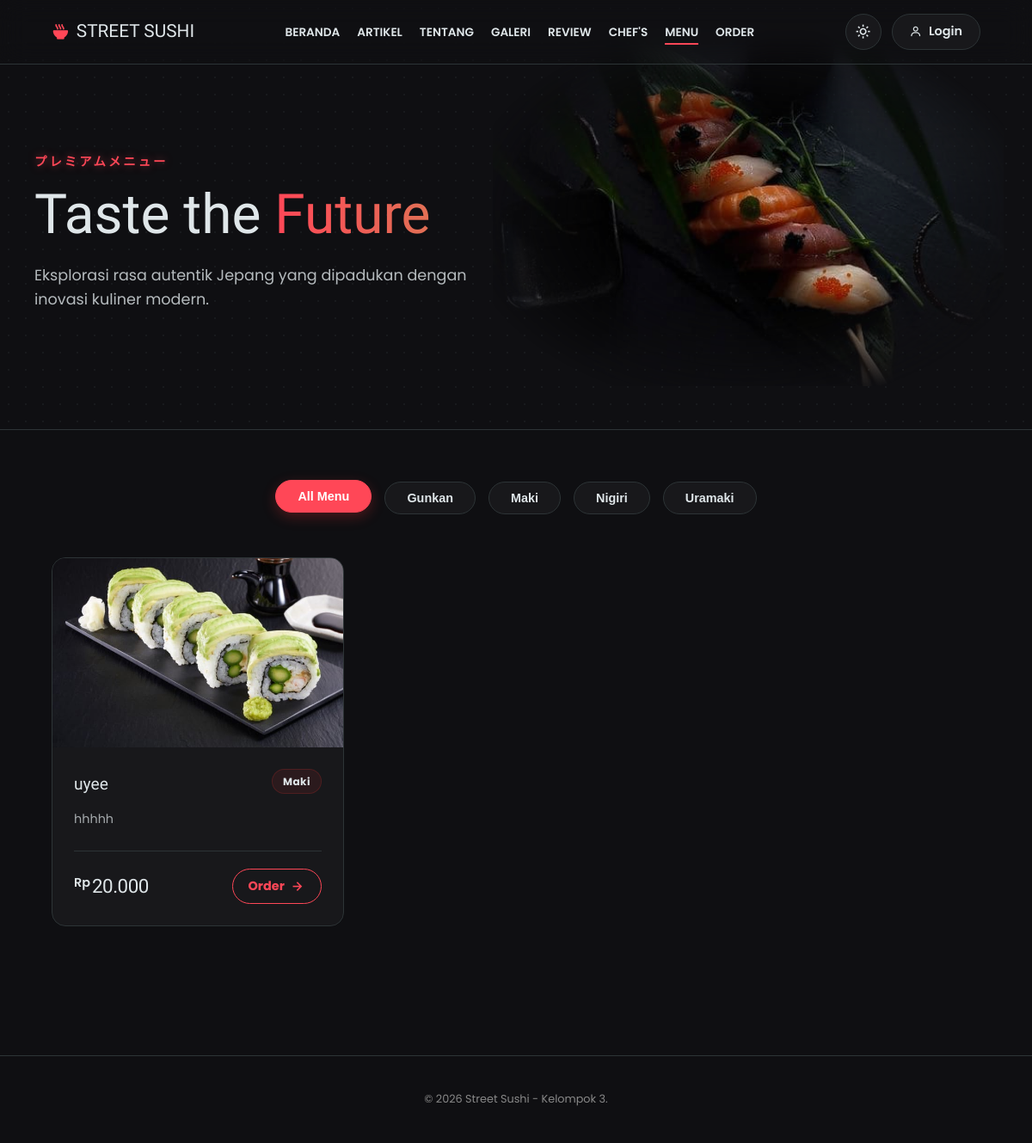
Page /menu.php on the committed database.
### tables this page shows
CREATE TABLE `categories` (
  `id` int NOT NULL,
  `name` varchar(50) NOT NULL
);

CREATE TABLE `menu_items` (
  `id` int NOT NULL,
  `category_id` int DEFAULT NULL,
  `name` varchar(100) NOT NULL,
  `description` text,
  `base_price` decimal(10,2) NOT NULL,
  `image` varchar(255) DEFAULT NULL,
  `is_available` tinyint(1) DEFAULT '1'
);

### menu.php (the view, shortened to what this page needs)
<?php
$currentPage = "menu";
include 'config/db.php';
include 'includes/header.php';
$query = "SELECT m.*, c.name as category_name
            FROM menu_items m
            LEFT JOIN categories c ON m.category_id = c.id
            ORDER BY m.id DESC";
$result = mysqli_query($conn, $query);
$cat_query = "SELECT * FROM categories ORDER BY name ASC";
$cat_result = mysqli_query($conn, $cat_query);
?>
<link rel="stylesheet" href="assets/css/menu.css">
<header class="menu-hero">
  <div class="hero-menu-image">
    <img src="assets/images/menu/gambar2.jpg" alt="Premium Sushi Platter">
  </div>
  <div class="hero-content text-center">
    <span class="japanese-tag">プレミアムメニュー</span>
    <h1>Taste the <span class="text-gradient">Future</span></h1>
    <p>Eksplorasi rasa autentik Jepang yang dipadukan dengan inovasi kuliner modern.</p>
  </div>
</header>
<main class="container-menu">
  <div class="category-filter">
    <button class="filter-btn active" data-filter="all">All Menu</button>
    <?php
    if (mysqli_num_rows($cat_result) > 0) {
      while ($cat = mysqli_fetch_assoc($cat_result)) {
        echo '<button class="filter-btn" data-filter="' . $cat['id'] . '">' . $cat['name'] . '</button>';
      }
    }
    ?>
  </div>
  <div class="menu-grid">
    <?php
    if (mysqli_num_rows($result) > 0) {
      while ($row = mysqli_fetch_assoc($result)) {
        $price = number_format($row['base_price'], 0, ',', '.');
        $img_src = "assets/images/menu/Default.jpg";
        if (!empty($row['image'])) {
            if (file_exists("assets/uploads/" . $row['image'])) {
                $img_src = "assets/uploads/" . $row['image'];
            }
            elseif (file_exists("assets/images/menu/" . $row['image'])) {
                $img_src = "assets/images/menu/" . $row['image'];
            }
            elseif (file_exists("assets/images/" . $row['image'])) {
                $img_src = "assets/images/" . $row['image'];
            }
        }
    ?>
        <div class="menu-card" data-category="<?php echo $row['category_id']; ?>">
          <div class="card-img-wrapper">
            <img src="<?php echo $img_src; ?>" alt="<?php echo $row['name']; ?>" loading="lazy">
          </div>
          <div class="card-info">
            <div class="info-header">
              <h3><?php echo $row['name']; ?></h3>
              <span class="jp-name"><?php echo isset($row['category_name']) ? $row['category_name'] : 'Menu'; ?></span>
            </div>
            <p class="desc"><?php echo $row['description']; ?></p>
            <div class="price-action">
              <div class="price-tag">
                <span class="currency">Rp</span>
                <span class="amount"><?php echo $price; ?></span>
              </div>
              <a href="order.php" class="order-btn">
                Order <i class='bx bx-right-arrow-alt'></i>
              </a>
            </div>
          </div>
        </div>
    <?php
      }
    } else {
      echo "<p style='text-align:center; width:100%; color:#92929f; padding:50px; font-style:italic;'>Belum ada menu yang tersedia saat ini.</p>";
    }
    ?>
  </div>
</main>
<?php include 'includes/footer.php'; ?>

### includes/header.php (shortened to what this page needs)
<!DOCTYPE html>
<html lang="id" data-theme="dark">
<head>
  <link rel="stylesheet" href="assets/css/page.css">
  <link rel="stylesheet" href="assets/css/navbar.css">
  <link href="https://unpkg.com/boxicons@2.1.4/css/boxicons.min.css" rel="stylesheet">
</head>
<body>
  <nav class="navbar">
    <div class="logo">
      <i class="bx bxs-bowl-hot"></i> STREET SUSHI
    </div>
    <ul class="nav-links" id="nav-menu">
      <li>
        <a href="index.php" class="<?php echo ($currentPage == 'home') ? 'active' : ''; ?>">Beranda</a>
      </li>
      <li>
        <a href="artikel.php" class="<?php echo ($currentPage == 'artikel') ? 'active' : ''; ?>">Artikel</a>
      </li>
      <li>
        <a href="about.php" class="<?php echo ($currentPage == 'about') ? 'active' : ''; ?>">Tentang</a>
      </li>
      <li>
        <a href="galeri.php" class="<?php echo ($currentPage == 'galeri') ? 'active' : ''; ?>">Galeri</a>
      </li>
      <li>
        <a href="review.php" class="<?php echo ($currentPage == 'review') ? 'active' : ''; ?>">Review</a>
      </li>
      <li>
        <a href="chef.php" class="<?php echo ($currentPage == 'chef') ? 'active' : ''; ?>">Chef's</a>
      </li>
       <li>
        <a href="menu.php" class="<?php echo ($currentPage == 'menu') ? 'active' : ''; ?>">Menu</a>
      </li>
       <li>
        <a href="order.php" class="<?php echo ($currentPage == 'order') ? 'active' : ''; ?>">Order</a>
      </li>
    </ul>
    <div class="nav-actions">
      <button id="theme-toggle" class="theme-btn">
        <i class="bx bx-moon" id="theme-icon"></i>
      </button>
      <a href="admin/login.php" class="login-nav-btn">
        <i class="bx bx-user"></i>
        <span class="login-text">Login</span>
      </a>
    </div>
  </nav>

### includes/footer.php (shortened to what this page needs)
<footer>
    <p>&copy; <?php echo date("Y"); ?> Street Sushi - Kelompok 3.</p>
  </footer>
</body>
</html>

### assets/css/page.css (style rules this page uses)
:root { --bg-color: #f0f2f5; --text-color: #2d3436; --card-bg: #ffffff; --accent: #d63031; --border-color: #b2bec3; --shadow-soft: 0 4px 20px rgba(0, 0, 0, 0.05); --shadow-hover: 0 10px 25px rgba(0, 0, 0, 0.1); --glow: none; --status-bg: #ffffff; }
[data-theme="dark"] { --bg-color: #0f0f12; --text-color: #dfe6e9; --card-bg: #18181b; --accent: #ff4757; --border-color: #2d3436; --shadow-soft: 0 10px 40px rgba(0, 0, 0, 0.3); --shadow-hover: 0 0 20px rgba(255, 71, 87, 0.4); --glow: 0 0 10px rgba(255, 71, 87, 0.5); --status-bg: #18181b; }
* { margin: 0; padding: 0; box-sizing: border-box; transition: all 0.3s cubic-bezier(0.25, 0.8, 0.25, 1); }
body { font-family: 'Poppins', sans-serif; background-color: var(--bg-color); color: var(--text-color); line-height: 1.6; overflow-x: hidden; }
h1, h2, h3 { font-weight: 400; }
.hero-content { max-width: 550px; z-index: 2; }
.japanese-tag { color: var(--accent); font-weight: 800; letter-spacing: 2px; font-size: 0.85rem; display: block; margin-bottom: 10px; text-shadow: var(--glow); }
.menu-grid { display: grid; grid-template-columns: repeat(auto-fit, minmax(250px, 1fr)); gap: 25px; }
footer { text-align: center; padding: 40px; border-top: 1px solid var(--border-color); color: #888; font-size: 0.8rem; margin-top: 50px; }

### assets/css/navbar.css (style rules this page uses)
.navbar { position: fixed; top: 0; width: 100%; height: 75px; padding: 0 5%; display: flex; align-items: center; justify-content: space-between; background: var(--nav-glass); backdrop-filter: blur(15px); z-index: 1000; border-bottom: 1px solid var(--border-color); }
.logo { font-family: 'Dela Gothic One', cursive; font-size: 1.3rem; color: var(--text-color); display: flex; align-items: center; gap: 8px; }
.logo i { color: var(--accent); }
.nav-links { display: flex; gap: 20px; list-style: none; }
.nav-links a { text-decoration: none; color: var(--text-color); font-size: 0.85rem; font-weight: 600; text-transform: uppercase; position: relative; padding: 5px 0; }
.nav-links a::after { content: ''; position: absolute; width: 0; height: 2px; bottom: 0; left: 0; background-color: var(--accent); transition: width 0.3s ease; }
.nav-links a:hover::after, .nav-links a.active::after { width: 100%; }
.nav-actions { display: flex; align-items: center; gap: 12px; }
.theme-btn, .login-nav-btn { background: var(--card-bg); border: 1px solid var(--border-color); color: var(--text-color) !important; cursor: pointer; display: flex; align-items: center; justify-content: center; text-decoration: none; transition: border-color 0.3s ease, color 0.3s ease; }
.theme-btn { width: 42px; height: 42px; border-radius: 50%; font-size: 1.2rem; }
.login-nav-btn { padding: 8px 20px; border-radius: 50px; font-weight: 600; font-size: 0.9rem; gap: 8px; }

### rows in the picture
categories: name "Gunkan"
categories: name "Maki"
categories: name "Nigiri"
categories: name "Uramaki"
menu_items: image (picture), name "uyee", category.name "Maki", description "hhhhh", base_price "20.000"
